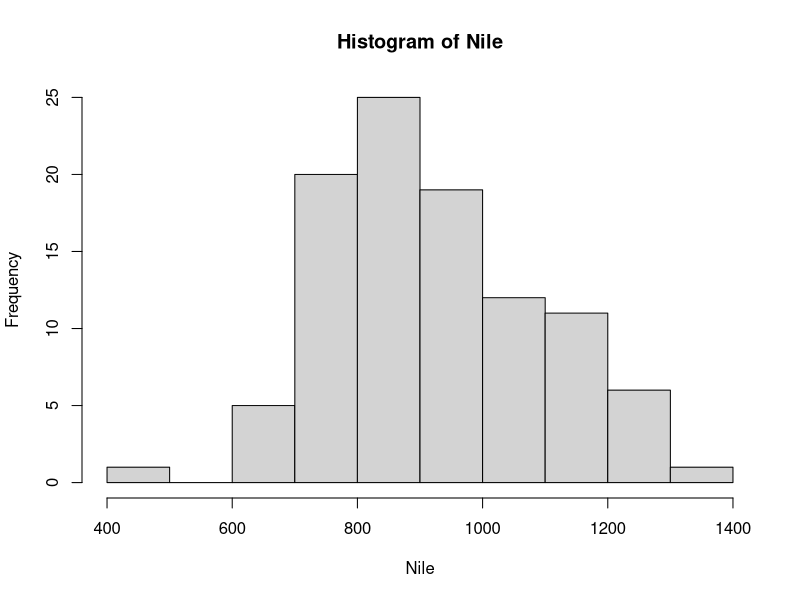
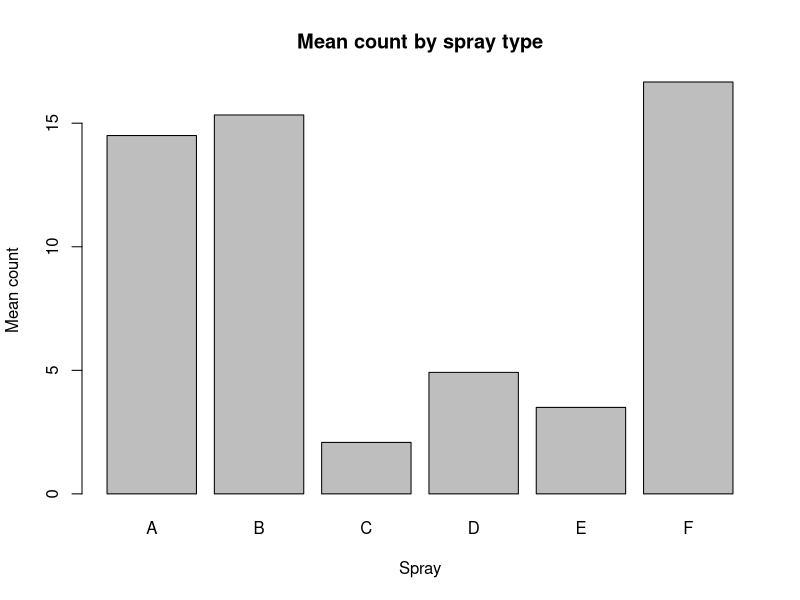
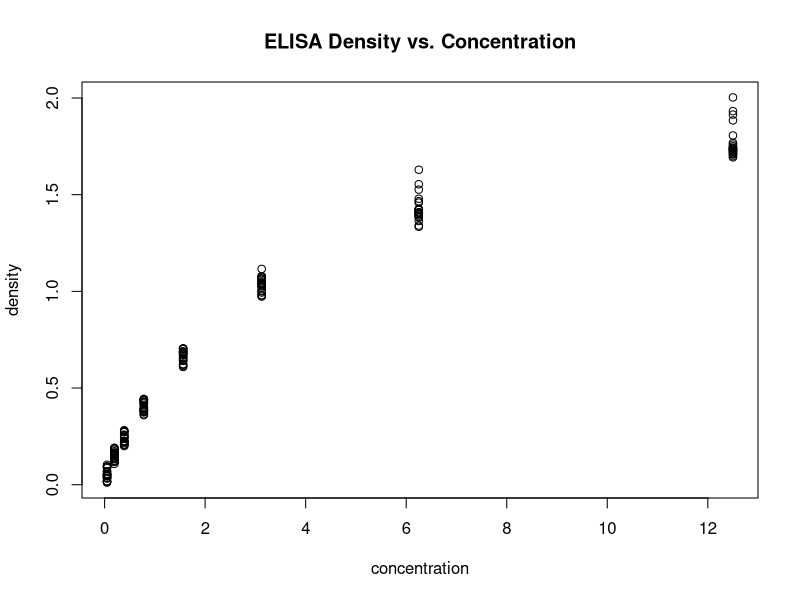

R code for these plots, in order:
######Exercise 1 (Scalar variables)

# Set variable x to 5
x <- 5
# Set variable y to 4
y <- 4

# Add x and y together
x + y

# Find the square root of y
sqrt(y)

# Find the cube of x
x^3

# YOUR TURN

# Set variable z to 20
z <- 20

# Find the value of z minus y, and store it to the variable a
a <- z-y

# Find the value of z divided by x
z/x

######Exercise 2 (Vectors and matrices)

# Create a vector called "vals" that stores the values: 6, 2, 3, 4
vals = c(6, 2, 3, 4)
# Display it
vals

# Create a vector called "repetition" that stores four copies of the value 3
repetition <- rep(3, 4)
# Display it
repetition

# Create a vector called "counting" that stores the values 1 through 10
counting <- 1:10
# Display it
counting

# Find the mean of the vector "vals"
mean(vals)

# Display the third element of "vals"
vals[3]

# Add 2 to each element of "counting" and store it in the new vector "counting_higher"
counting_higher = counting + 2
# Display it
counting_higher

# Create a matrix named m with the values 6,5,4,3,2,1 in two rows
m = matrix(c(6,5,4,3,2,1), nrow = 2, byrow = T)
# Display it
m
# Display the element in the first row and third column of m
m[1,3]
# Display only the second row of m
m[2,]
# Display only the first column of m
m[,1]

# YOUR TURN

# Create a vector called "threes" that countains the first 5 multiples of 3
threes <- c(3*1, 3*2, 3*3, 3*4, 3*5)
# or use this
threes <- c(3,6,9,12,15)


# Find the mean of the vector "threes"
mean(threes)

# Display the fourth element of "threes"
threes[4]

# Create a matrix called "mat" of all zeroes, with 5 rows and 3 columns
mat <- matrix(rep(0,15), nrow = 5)

# Change the value in the second row and third column to a 7
mat[2,3] <- 7

######Exercise 3 (Data frames)

# Create a data frame with some names, ages, and sexes of people
df <- data.frame(name = c("Ahmed", "Beleke", "Dani", "Eshe", "Firew"), age = c(24, 57, 33, 50,  42), sex = c("M", "M", "F", "F", "M"), stringsAsFactors = F)
# Display it
df

# Display the column of names
df$name

# Find the mean age
mean(df$age)

# Find the mean age of the males and females separately
# For this we will use the "aggregate" function
aggregate(x = df$age, by = list(df$sex), FUN = mean)

# YOUR TURN

# Let's collect some data from the group, and fill in the command below
# Data to collect: name, primary crop, and number of years worked with that crop
group_crops <- data.frame(name = c("Wubet", "Melkamu", "Mesele", "Gashaw", "Semagn", "Tesfaye", "Mekonnen", "Worku"), crop = c("potato", "potato", "ginger", "ginger", "potato", "banana", "teff", "banana"), num_years_crop = c(10, 1, 5, 0, 1, 7, 2, 8))

# Display the whole data frame
group_crops

# Find the median number of years people in this group have worked with their crop
median(group_crops$num_years_crop)

# Find the mean number of years for the people who work with potato
summary <- aggregate(x = group_crops$num_years_crop, by = list(group_crops$crop), FUN = mean)
# or use this
mean(group_crops$num_years_crop[which(group_crops$crop == "potato")])


######Exercise 4 (Reading and writing to files)

# Make sure to set your working directory to the correct location!

# Read in the file named "orange_tree_growth.txt" and name the data frame "orange_tree"
orange_tree <- read.table(
          file = "data/orange_tree_growth.txt", # name of file to read
          sep = "\t", # the data in the file are separated by tabs
          header = T # the data has a header
)

# Write the data frame df to a file called "example.txt"
write.table(
  df, # this is the data you are writing
  file = "example.txt", # this is the name of the file to write to
  sep = "\t", # data will be separated by tabs
  quote = F, # do not put quotes around the data
  row.names = F # do not include row names in the file
)

# YOUR TURN

# Read in the file named "island_areas.csv" and save it to the data frame "islandarea"
# Make sure to look at the file first, to see the formatting!
islandarea <- read.table(
                file = "data/island_areas.csv", 
                sep = ",",
                header = F
)

# View this data
islandarea

# Write the data frame that we generated (group_crops) to a file named "group_crops.txt"
write.table(
    group_crops,
    file = "group_crops.txt",
    sep = "\t",
    quote = F,
    row.names = F
)

######Exercise 5 (Plotting)

# Let's use one of R's built in datasets, on flow volumes of the Nile

# View this dataset
Nile

# Make a histogram of this dataset
hist(Nile)

# Now let's use another built in R data set on Insect Sprays

# Display this data set and look it over
InsectSprays

# Compute the means of each count by spray type
spraymeans <- aggregate(x = InsectSprays$count, by = list(InsectSprays$spray), FUN = mean)

# Let's rename the columns
colnames(spraymeans) <- c("spray", "count_mean")

# Make a barplot of these means
barplot(
  spraymeans$count_mean, # values to be 
  names.arg = spraymeans$spray, # names for each bar
  xlab = "Spray", # label x axis
  ylab = "Mean count", # label y axis
  main = "Mean count by spray type" # label main title
  )

# YOUR TURN

# Let's use the built in R dataset called DNase, 
# which gives ELISA values (optical densities) for different concentrations of DNAse enzyme

# View this data set 
DNase

# Make a scatterplot of density vs. concentration (ignore run number for now)
# Hint: use the function called "plot"
plot(DNase$conc, DNase$density, ylab = "density", xlab = "concentration", main = "ELISA Density vs. Concentration")

